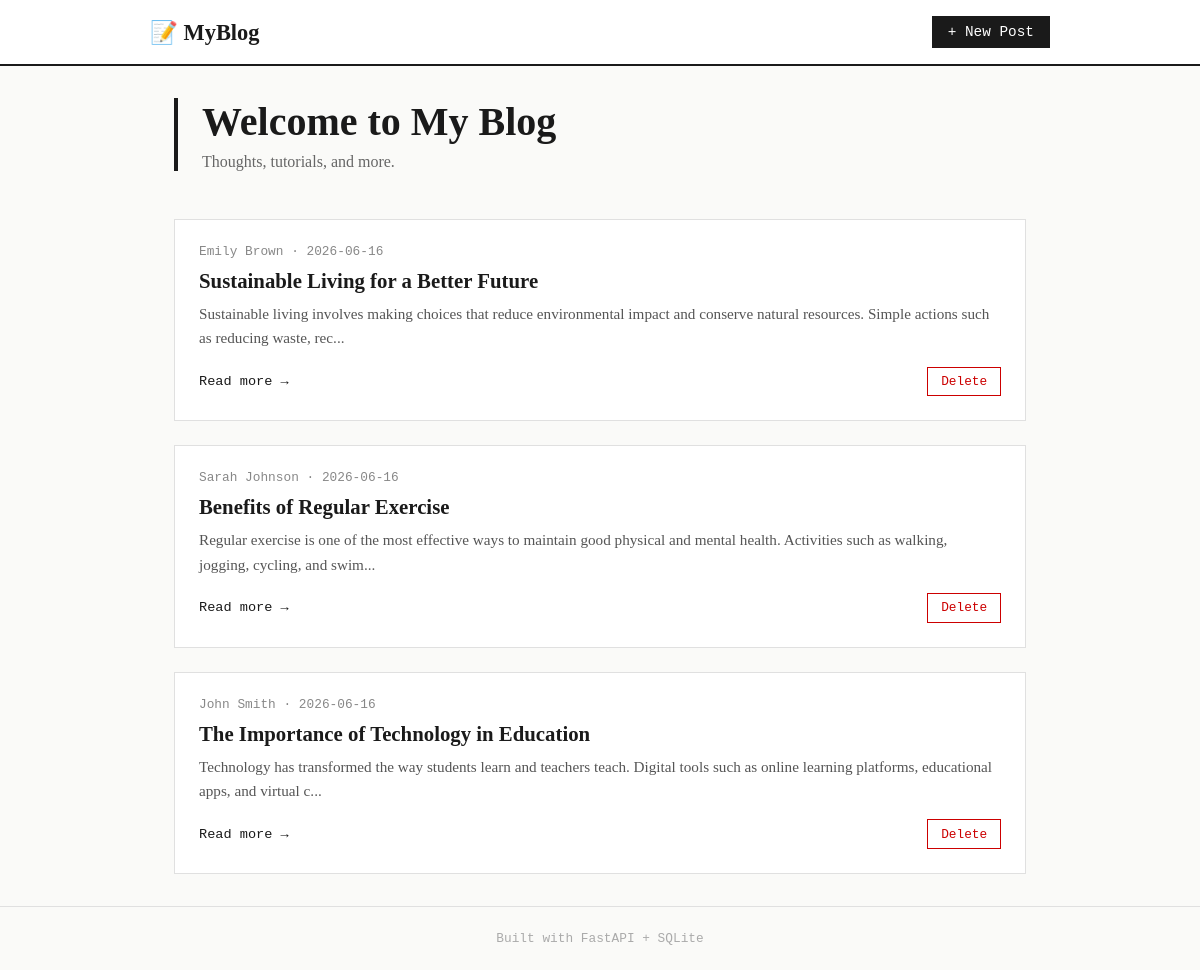
The page / on the database its author committed.
### tables this page shows
CREATE TABLE posts (
                id INTEGER PRIMARY KEY AUTOINCREMENT,
                title TEXT NOT NULL,
                content TEXT NOT NULL,
                author TEXT NOT NULL,
                created_at TIMESTAMP DEFAULT CURRENT_TIMESTAMP
            );

### main.py (the view)
@app.get("/", response_class=HTMLResponse)  # when user visits home page
async def home(request: Request):
    async with aiosqlite.connect(DATABASE) as db:  # open database
        db.row_factory = aiosqlite.Row  # makes data readable like a dictionary
        cursor = await db.execute("SELECT * FROM posts ORDER BY created_at DESC")  # get all posts newest first
        posts = await cursor.fetchall()  # store all posts in variable
    return templates.TemplateResponse(request, "index.html", {"posts": posts})  # send posts to home page html

### frontend/templates/index.html
{% extends "base.html" %}
{% block content %}
<div class="hero">
    <h1>Welcome to My Blog</h1>
    <p>Thoughts, tutorials, and more.</p>
</div>
<div class="posts-grid">
    {% if posts %}
        {% for post in posts %}
        <div class="card">
            <div class="card-meta">{{ post['author'] }} · {{ post['created_at'][:10] }}</div>
            <h2><a href="/post/{{ post['id'] }}">{{ post['title'] }}</a></h2>
            <p>{{ post['content'][:150] }}{% if post['content']|length > 150 %}...{% endif %}</p>
            <div class="card-actions">
                <a href="/post/{{ post['id'] }}" class="read-more">Read more →</a>
                <form action="/delete/{{ post['id'] }}" method="post" onsubmit="return confirm('Delete this post?')">
                    <button type="submit" class="btn-delete">Delete</button>
                </form>
            </div>
        </div>
        {% endfor %}
    {% else %}
        <div class="empty">
            <p>No posts yet. <a href="/create">Write the first one!</a></p>
        </div>
    {% endif %}
</div>
{% endblock %}

### frontend/templates/base.html (shortened to what this page needs)
<!DOCTYPE html>
<html lang="en">
<head>
    <link rel="stylesheet" href="/static/style.css">
</head>
<body>
    <header>
        <nav>
            <a href="/" class="logo">📝 MyBlog</a>
            <a href="/create" class="btn-new">+ New Post</a>
        </nav>
    </header>
    <main>
        {% block content %}{% endblock %}
    </main>
    <footer>
        <p>Built with FastAPI + SQLite</p>
    </footer>
</body>
</html>

### frontend/static/style.css (style rules this page uses)
* { margin: 0; padding: 0; box-sizing: border-box; }
body { font-family: 'Georgia', serif; background: #fafaf8; color: #1a1a1a; min-height: 100vh; display: flex; flex-direction: column; }
header { background: #fff; border-bottom: 2px solid #1a1a1a; padding: 1rem 2rem; }
nav { max-width: 900px; margin: 0 auto; display: flex; justify-content: space-between; align-items: center; }
.logo { font-size: 1.4rem; font-weight: bold; text-decoration: none; color: #1a1a1a; }
.btn-new { background: #1a1a1a; color: #fff; padding: 0.5rem 1rem; text-decoration: none; font-family: monospace; font-size: 0.9rem; }
main { flex: 1; max-width: 900px; margin: 2rem auto; padding: 0 1.5rem; width: 100%; }
.hero { border-left: 4px solid #1a1a1a; padding-left: 1.5rem; margin-bottom: 3rem; }
.hero h1 { font-size: 2.5rem; }
.hero p { color: #666; margin-top: 0.5rem; }
.posts-grid { display: grid; gap: 1.5rem; }
.card { background: #fff; border: 1px solid #e0e0e0; padding: 1.5rem; }
.card-meta { font-family: monospace; font-size: 0.8rem; color: #888; margin-bottom: 0.5rem; }
.card h2 a { text-decoration: none; color: #1a1a1a; font-size: 1.3rem; }
.card p { color: #555; line-height: 1.6; margin-top: 0.5rem; font-size: 0.95rem; }
.card-actions { display: flex; justify-content: space-between; align-items: center; margin-top: 1rem; }
.read-more { font-family: monospace; font-size: 0.85rem; color: #1a1a1a; text-decoration: none; }
.btn-delete { background: none; border: 1px solid #cc0000; color: #cc0000; padding: 0.4rem 0.8rem; cursor: pointer; font-family: monospace; font-size: 0.8rem; }
footer { border-top: 1px solid #e0e0e0; text-align: center; padding: 1.5rem; font-family: monospace; font-size: 0.8rem; color: #aaa; }

### rows shown on the page
posts: author "Emily Brown", created_at "2026-06-16", title "Sustainable Living for a Better Future", content "Sustainable living involves making choices that reduce environmental impact and conserve natural resources. Simple actions such as reducing waste, rec"
posts: author "Sarah Johnson", created_at "2026-06-16", title "Benefits of Regular Exercise", content "Regular exercise is one of the most effective ways to maintain good physical and mental health. Activities such as walking, jogging, cycling, and swim"
posts: author "John Smith", created_at "2026-06-16", title "The Importance of Technology in Education", content "Technology has transformed the way students learn and teachers teach. Digital tools such as online learning platforms, educational apps, and virtual c"
